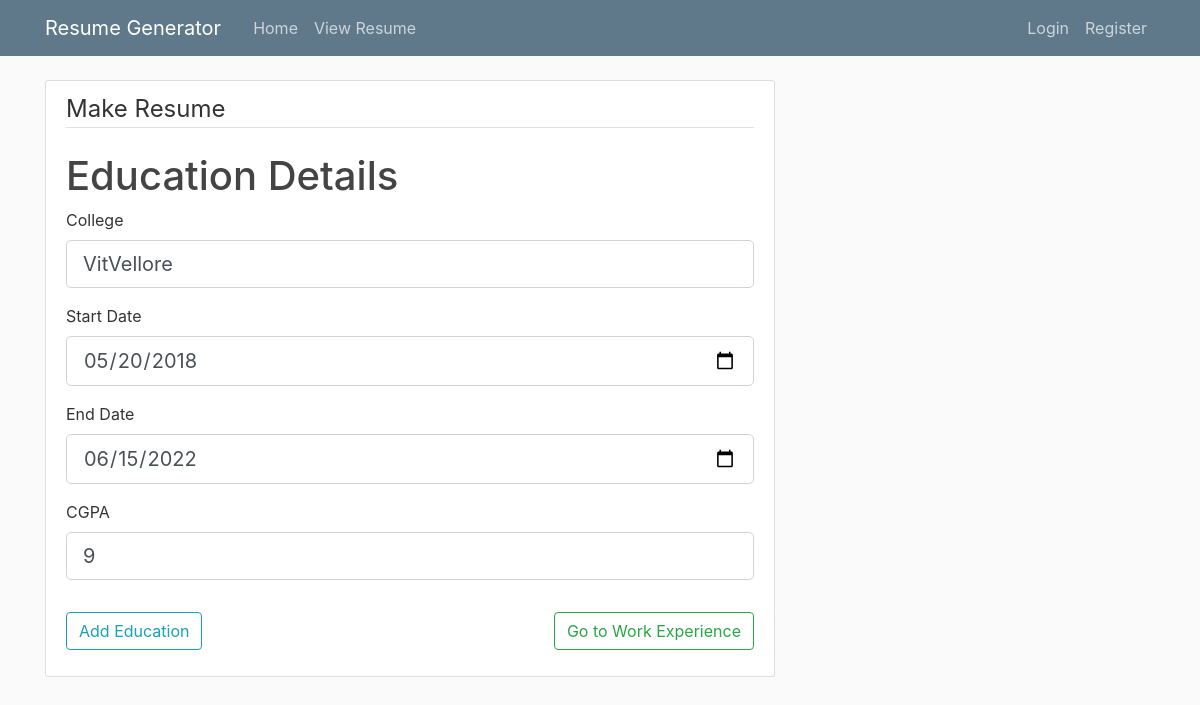
The app's page /resume/new/education/1/update, older data.
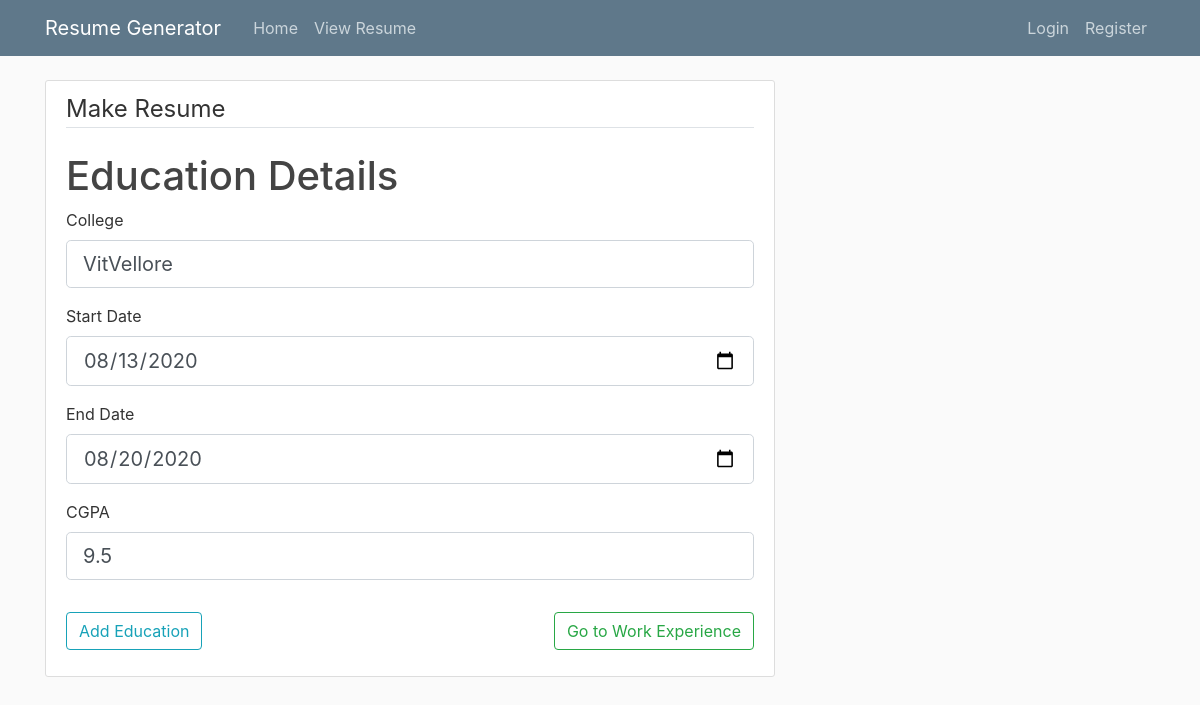
The same page, newer data.
### resume/models.py (models this page shows, shortened)
class education(db.Model):
    id = db.Column(db.Integer, primary_key=True)
    name = db.Column(db.String(100),nullable=False)
    start = db.Column(db.DateTime,nullable=False,default=datetime.today())
    end = db.Column(db.DateTime,nullable=False,default=datetime.today())
    cgpa = db.Column(db.Integer,nullable=False)
    user_id= db.Column(db.Integer,db.ForeignKey('user.id'),nullable=False)

### resume/routes.py (the view)
@app.route("/resume/new/education/<int:education_id>/update",methods=["GET","POST"])
def update_edu(education_id):
    eduview = education.query.get_or_404(education_id)
    form = useredu()
    if form.validate_on_submit():
        eduview.name = form.college.data
        eduview.start = form.start.data
        eduview.end = form.end.data
        eduview.cgpa = form.cgpa.data
        db.session.commit()
        flash('Your education details have been updated!', 'success')
        return redirect(url_for('postedu'))
    elif request.method == 'GET':
        form.college.data= eduview.name
        form.start.data = eduview.start
        form.end.data = eduview.end
        form.cgpa.data =  eduview.cgpa
    return render_template("education.html",title="Update Education",form=form)

### resume/forms.py (shortened to what this page needs)
class useredu(FlaskForm):
    college = StringField("College",
        validators=[DataRequired(),Length(min=5)])
    start = DateField('Start Date', format='%Y-%m-%d',
         validators=[DataRequired()])
    end  = DateField('End Date', format='%Y-%m-%d',
        validators=[DataRequired()])
    cgpa  = StringField("CGPA",
        validators=[DataRequired()])
    submit = SubmitField("Add Education")

### resume/templates/education.html (shortened to what this page needs)
{%  extends "layout.html" %}
{% block content %}
<div class="content-section">
    <form method="POST" action="">
        <fieldset class="form-group" id="cloneunder">
            <legend class="border-bottom mb-4">Make Resume</legend>
            <h1>Education Details</h1>
            <div  id="skillclass">
            <div class="form-group">
                {{ form.college.label(class="form-control-label") }}
                {% if form.college.errors %}
                    {{ form.college(class="form-control form-control-lg is-invalid") }}
                <div class="invalid-feedback">
                    {% for error in form.college.errors %}
                        <span>{{error}}</span>
                    {% endfor %}
                </div>
                {% else %}
                {{ form.college(class="form-control form-control-lg") }}
                {% endif %}
            </div>
            <div class="form-group">
                {{ form.start.label(class="form-control-label") }}
                {% if form.start.errors %}
                    {{ form.start(class="form-control form-control-lg is-invalid") }}
                <div class="invalid-feedback">
                    {% for error in form.start.errors %}
                        <span>{{error}}</span>
                    {% endfor %}
                </div>
                {% else %}
                {{ form.start(class="form-control form-control-lg") }}
                {% endif %}
            </div>
            <div class="form-group">
                {{ form.end.label(class="form-control-label") }}
                {% if form.end.errors %}
                    {{ form.end(class="form-control form-control-lg is-invalid") }}
                <div class="invalid-feedback">
                    {% for error in form.end.errors %}
                        <span>{{error}}</span>
                    {% endfor %}
                </div>
                {% else %}
                {{ form.end(class="form-control form-control-lg") }}
                {% endif %}
            </div>
            <div class="form-group">
                {{ form.cgpa.label(class="form-control-label") }}
                {% if form.cgpa.errors %}
                    {{ form.cgpa(class="form-control form-control-lg is-invalid") }}
                <div class="invalid-feedback">
                    {% for error in form.cgpa.errors %}
                        <span>{{error}}</span>
                    {% endfor %}
                </div>
                {% else %}
                {{ form.cgpa(class="form-control form-control-lg") }}
                {% endif %}
            </div>
        </div>
        </fieldset>
        <a href="/resume/new/experience" class="btn btn-outline-success" style="float: right;">Go to Work Experience</a>
        <div class="form-group">
            {{ form.submit(class="btn btn-outline-info") }}
        </div>
</form>
</div>
{%  endblock content  %}

Row changes from the older to the newer data that the page shows:
changed education: start "05/20/2018" → "08/13/2020"; end "06/15/2022" → "08/20/2020"; cgpa "9" → "9.5"
